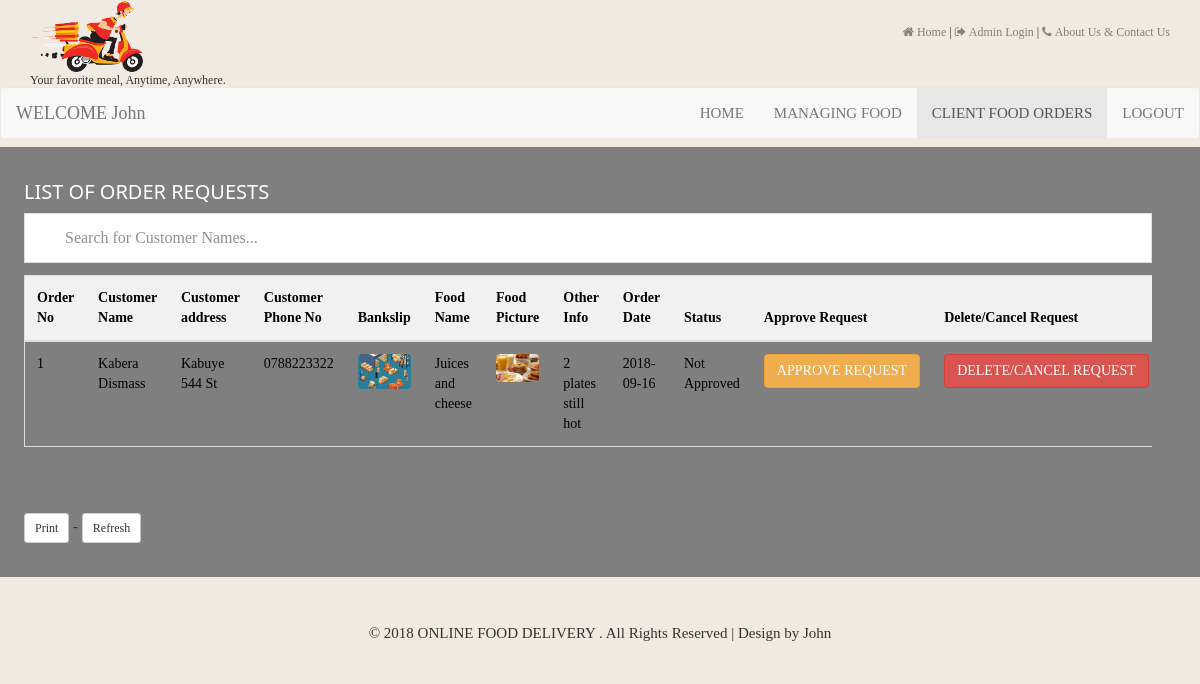
The app's page /orders.php (signed in) with its own data.
### tables this page shows
CREATE TABLE `food_order` (
  `order_no` int(11) NOT NULL,
  `customer_name` varchar(1000) DEFAULT NULL,
  `customer_address` varchar(1000) DEFAULT NULL,
  `customer_phone_no` varchar(100) DEFAULT NULL,
  `bankslip` blob,
  `food_no` int(11) DEFAULT NULL,
  `other_info` mediumtext,
  `order_date` date DEFAULT NULL,
  `status` varchar(100) DEFAULT NULL
);

CREATE TABLE `food` (
  `food_no` int(11) NOT NULL,
  `food_name` varchar(700) DEFAULT NULL,
  `food_pic` blob,
  `food_mgt_date` date DEFAULT NULL,
  `other_info` mediumtext
);

### orders.php (the view, shortened to what this page needs)
<!DOCTYPE html>
<?php
include "config/config.php";
?>
<?php
if(isset($_SESSION['adminuser']) == false){
    header("Location:Home.php");
}else{
    ?>
<html lang="en">
<head>
        <link rel="stylesheet" type="text/css" href="css/bootstrap.css">
        <link rel="stylesheet" type="text/css" href="css/bootstrap.min.css">
        <link rel="stylesheet" type="text/javascript" href="js/bootstrap.js">
        <link rel="stylesheet" type="text/javascript" href="js/bootstrap.min.js">
        <link rel="stylesheet" type="text/css" href="css/font-awesome.css">
        <link rel="stylesheet" type="text/css" href="css/font-awesome1.css">
        <link rel="stylesheet" type="text/css" href="css/font-awesome.min.css">
        <link rel="stylesheet" type="text/css" href="css/w3.css">
        <link rel="stylesheet" type="text/css" href="css/w33.css">
        <link rel="stylesheet" type="text/css" href="css/Mycss.css">
</head>
<body>
<div class="container">
<div style="float:right;margin-top:2%;font-size:80%;">
<a href="home.php"><p class="fa fa-home" style="font-size:100%;color:grey;cursor:pointer;"> Home</p></a> | <a href="login.php"><p class="fa fa-sign-out" style="font-size:100%;color:grey;cursor:pointer;"> Admin Login</p></a> | <a href="aboutus.php"><p class="fa fa-phone" style="font-size:100%;color:grey;cursor:pointer;"> About Us & Contact Us</p></a>
</div>
<img src="images/1.png" alt="" style="max-width:10%;">
<p style="font-size:80%;margin-top:0.2%;margin-left:0%;font-family:Monotype Corsiva;">Your favorite meal, Anytime, Anywhere.</p>
</div>
<div class="header-nav" style="margin-top:-1%;">
						<nav class="navbar navbar-default">
							<div class="navbar-header navbar-left">
                                <a class="navbar-brand" href="#page-top" style="">WELCOME <?PHP print $_SESSION["adminuser"];?></a>
							</div>
							<div class="collapse navbar-collapse navbar-right" id="bs-example-navbar-collapse-1">
								<nav>
									<ul class="nav navbar-nav">
                                    <li><a href="adminpage.php"><span>HOME</span></a></li>
                                        <li><a href="food.php"><span>MANAGING FOOD</span></a></li>
										<li class="active"><a href="orders.php"><span>CLIENT FOOD ORDERS</span></a></li>
                                        <li><a href="?sign=out" id="logout"><span>LOGOUT</span></a></li>
									</ul>
								</nav>
							</div>
						</nav>
					</div>
<div class="fdiv_old">
    <div  style="background-color: rgba(0, 0, 0, 0.5);background-size: cover;height: 430px;margin-top: -1%;">
<div class="orderdiv6">
<h4 style="color:white;">LIST OF ORDER REQUESTS</h4>
<div class="orderview1" style="height:300px;overflow:auto;">
<input type="text" id="Search" onkeyup="mySearchFunction1()" placeholder="Search for Customer Names..." title="Type in a Customer Name">
<form method="POST" action="">
<table class="table table-hover" id="Tb1" style="color:black;font-size:14px;">
<thead>
<tr class="header">
<th>Order No</th>
<th>Customer Name</th>
<th>Customer address</th>
<th>Customer Phone No</th>
<th>Bankslip</th>
<th>Food Name</th>
<th>Food Picture</th>
<th>Other Info</th>
<th>Order Date</th>
<th>Status</th>
<th>Approve Request</th>
<th>Delete/Cancel Request</th>
</tr>
</thead>
<tbody>
<?php
$sql="SELECT * from food_order order by order_no desc";
$result=$conn->query($sql);
$a=1;
while ($row = $result->fetch_assoc()) {
$food_no=$row['food_no'];
$status=$row['status'];
$id1="Mine".$a;
$sql2="SELECT * from food where food_no=$food_no";
$result2=$conn->query($sql2);
while ($row2 = $result2->fetch_assoc()) {
echo "<tr>";
echo "<td id='$id1'>". $row['order_no']."</td>";
echo "<td>". $row['customer_name']."</td>";
echo "<td>". $row['customer_address']."</td>";
echo "<td>". $row['customer_phone_no']."</td>";
echo "<td>";
?>
<img src="bankslip images/<?php echo $row['bankslip']; ?>  " alt="Picture" style="max-width:100%;" class="w3-round" />
<?php
echo "</td>";
echo "<td>". $row2['food_name']."</td>";
echo "<td>";
?>
<img src="food images/<?php echo $row2['food_pic']; ?>  " alt="Picture" style="max-width:100%;" class="w3-round" />
<?php
echo "</td>";
echo "<td>". $row['other_info']."</td>";
echo "<td>". $row['order_date']."</td>";
echo "<td>". $row['status']."</td>";
if($status==='Not Approved'){
echo "<td>";
    ?>
    <a href="#" onclick="approverequest('<?php echo $id1 ?>');"><button type='button' class='btn btn-warning'>APPROVE REQUEST</button></a>
    <?php
    echo "</td>";
    echo "<td>";
    ?>
    <a href="#" onclick="deleterequest('<?php echo $id1 ?>');"><button type='button' class='btn btn-danger'>DELETE/CANCEL REQUEST</button></a>
    <?php
echo "</td>";
}
echo "</tr>";
}
$a++;
}
?>
</tbody>
</table>
</form>
</div>
<input type="submit" style="" class="btn btn-default btn-sm" value="Print" onclick="printDiv('printableArea')"> - <input type="submit" style="" class="btn btn-default btn-sm" value="Refresh" onclick="return false" onmousedown="location.reload();">
</div>
</div>
    </div>
<?php require 'footer.php'; ?>
</body>
</html>
<?php
}
?>

### css/w3.css (style rules this page uses)
html { box-sizing:border-box }
*,*:before,*:after { box-sizing:inherit }
html { -ms-text-size-adjust:100%;-webkit-text-size-adjust:100% }
body { margin:0 }
article,aside,details,figcaption,figure,footer,header,main,menu,nav,section,summary { display:block }
a { background-color:transparent;-webkit-text-decoration-skip:objects }
img { border-style:none }
button,input,select,textarea { font:inherit;margin:0 }
button,input { overflow:visible }
button,select { text-transform:none }
button,html [type=button],[type=reset],[type=submit] { -webkit-appearance:button }
html,body { font-family:Verdana,sans-serif;font-size:15px;line-height:1.5 }
html { overflow-x:hidden }
h4 { font-size:20px }
h1,h2,h3,h4,h5,h6 { font-family:"Segoe UI",Arial,sans-serif;font-weight:400;margin:10px 0 }
img { margin-bottom:-5px }
a { color:inherit }
.w3-round,.w3-round-medium { border-radius:4px }

### css/w33.css (style rules this page uses)
*,*:before,*:after { box-sizing:inherit }
html { -ms-text-size-adjust:100%;-webkit-text-size-adjust:100% }
body { margin:0 }
article,aside,details,figcaption,figure,footer,header,main,menu,nav,section,summary { display:block }
a { background-color:transparent;-webkit-text-decoration-skip:objects }
img { border-style:none }
button,input,select,textarea { font:inherit;margin:0 }
button,input { overflow:visible }
button,select { text-transform:none }
button,html [type=button],[type=reset],[type=submit] { -webkit-appearance:button }
html,body { font-family:Verdana,sans-serif;font-size:15px;line-height:1.5 }
html { overflow-x:hidden }
h1,h2,h3,h4,h5,h6,.w3-slim,.w3-wide { font-family:"Segoe UI",Arial,sans-serif }
h4 { font-size:20px }
h1,h2,h3,h4,h5,h6 { font-weight:400;margin:10px 0 }
img { margin-bottom:-5px }
a { color:inherit }
.w3-round,.w3-round-medium { border-radius:4px!important }

### css/Mycss.css (style rules this page uses)
body { font-family: Maiandra GD; background-color:#f1eae2; }
.fdiv_old { background: white; background-size: cover; height: 430px; margin-top: -1%; }

### orders.php (style rules this page uses)
#Search { width: 100%; font-size: 16px; padding: 12px 20px 12px 40px; border: 1px solid #ddd; margin-bottom: 12px; }
#Tb1 { border-collapse: collapse; width: 100%; border: 1px solid #ddd; font-size: 18px; }
#Tb1 th, #Tb1 td { text-align: left; padding: 12px; }
#Tb1 tr { border-bottom: 1px solid #ddd; }
#Tb1 tr.header, #Tb1 tr:hover { background-color: #f1f1f1; }
.orderdiv6 { padding:2%; overflow:auto; width:98%; }

### records on screen
food_order: order_no "1", customer_name "Kabera Dismass", customer_address "Kabuye 544 St", customer_phone_no "0788223322", other_info "2 plates still hot", order_date "2018-09-16", status "Not Approved"
food: food_order.bankslip (picture), food_name "Juices and cheese", food_pic (picture)

### other values on screen
$_SESSION["adminuser"] "John"
